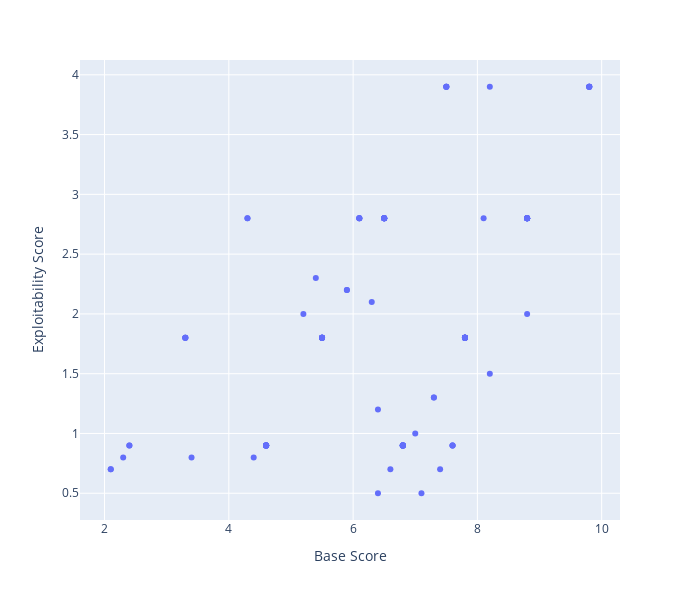

Notebook code cell kept with this figure:
### Code cell
dt_analyzer.show_correlation_scatter_plot(processed_df, "baseScore", "exploitabilityScore", "Base Score", "Exploitability Score" , 700, 600, "")

### Figure 1 — Plotly figure (JSON) as saved in the notebook; plotly's stock layout.template omitted (floating-point values rounded to 4 significant figures)
{"data": [{"hovertemplate": "Base Score=%{x}<br>Exploitability Score=%{y}<extra></extra>", "legendgroup": "", "marker": {"color": "#636efa", "symbol": "circle"}, "mode": "markers", "name": "", "orientation": "v", "showlegend": false, "type": "scatter", "x": [6.1, 9.8, 4.3, 8.2, 5.4, 6.1, 4.3, 7.5, 6.1, 9.8, 5.9, 9.8, 9.8, 7.5, 7.5, 8.8, 9.8, 7.5, 8.8, 5.9, 6.1, 7.3, 3.4, 7.8, 5.2, 2.3, 7, 7.8, 7.3, 7.8, 7.8, 5.5, 5.5, 3.3, 7.8, 8.8, 7.8, 3.3, 5.5, 4.4, 5.5, 7.8, 5.5, 5.5, 7.8, 7.8, 7.8, 7.8, 8.2, 5.5, 7.8, 7.8, 7.8, 3.3, 7.8, 3.3, 5.5, 8.8, 6.5, 6.5, 6.5, 6.5, 8.8, 6.5, 6.5, 8.1, 8.8, 8.8, 6.5, 6.3, 8.8, 8.8, 6.5, 8.8, 6.4, 8.8, 6.5, 6.8, 6.6, 4.6, 4.6, 4.6, 4.6, 4.6, 4.6, 4.6, 6.4, 6.8, 6.8, 7.1, 7.6, 4.6, 6.8, 4.6, 4.6, 6.8, 6.8, 2.1, 2.1, 7.6, 6.8, 6.8, 2.4, 7.6, 2.4, 6.8, 4.6, 7.4, 6.8], "xaxis": "x", "y": [2.8, 3.9, 2.8, 3.9, 2.3, 2.8, 2.8, 3.9, 2.8, 3.9, 2.2, 3.9, 3.9, 3.9, 3.9, 2.8, 3.9, 3.9, 2.8, 2.2, 2.8, 1.3, 0.8, 1.8, 2, 0.8, 1, 1.8, 1.3, 1.8, 1.8, 1.8, 1.8, 1.8, 1.8, 2, 1.8, 1.8, 1.8, 0.8, 1.8, 1.8, 1.8, 1.8, 1.8, 1.8, 1.8, 1.8, 1.5, 1.8, 1.8, 1.8, 1.8, 1.8, 1.8, 1.8, 1.8, 2.8, 2.8, 2.8, 2.8, 2.8, 2.8, 2.8, 2.8, 2.8, 2.8, 2.8, 2.8, 2.1, 2.8, 2.8, 2.8, 2.8, 1.2, 2.8, 2.8, 0.9, 0.7, 0.9, 0.9, 0.9, 0.9, 0.9, 0.9, 0.9, 0.5, 0.9, 0.9, 0.5, 0.9, 0.9, 0.9, 0.9, 0.9, 0.9, 0.9, 0.7, 0.7, 0.9, 0.9, 0.9, 0.9, 0.9, 0.9, 0.9, 0.9, 0.7, 0.9], "yaxis": "y"}], "layout": {"height": 600, "legend": {"tracegroupgap": 0}, "margin": {"t": 60}, "title": {"text": ""}, "width": 700, "xaxis": {"anchor": "y", "domain": [0, 1], "title": {"text": "Base Score"}}, "yaxis": {"anchor": "x", "domain": [0, 1], "title": {"text": "Exploitability Score"}}}}
